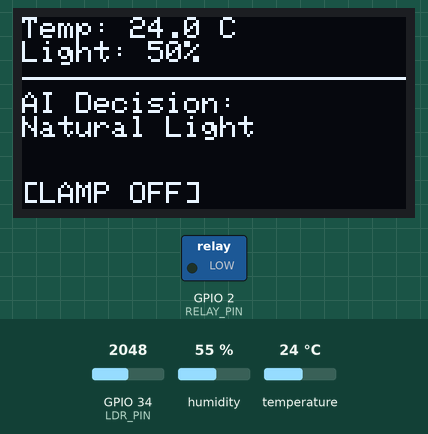
Recording of a program running on a simulated ESP32. On the bench: 128×64 one-colour display, switched loads named in the program (green lamp = pin HIGH). Inputs (shaded band) come from the test bench; at power-on: GPIO 34 (LDR_PIN) = 2048, temperature 24 °C, humidity 55 %. WiFi joins after 1.5 s; servers stay silent unless stated; web services answer with replies made up by the test bench; what the program prints to the serial monitor is not drawn.

Above: at 3.7 s.
3.8 s: GPIO 34 (LDR_PIN) set to 2873
5.6 s: GPIO 34 (LDR_PIN) set to 2933
At 6.1 s:
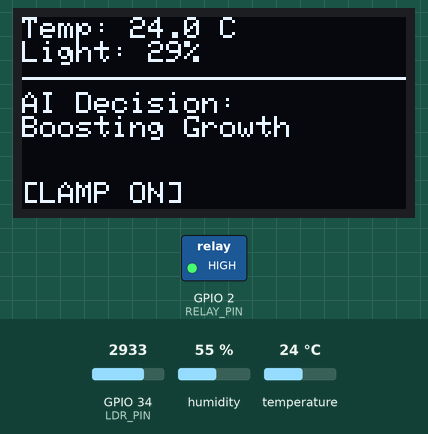
7.2 s: temperature set to 29.3 °C
At 9.7 s:
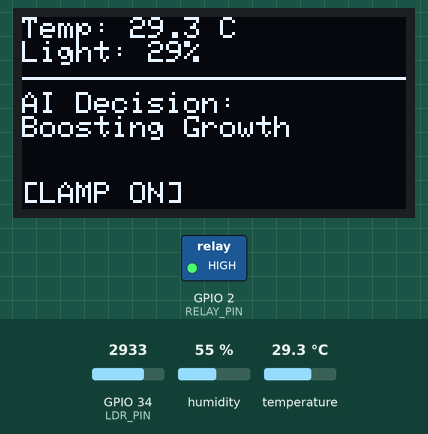
10.4 s: temperature set to 30.5 °C
At 11.6 s:
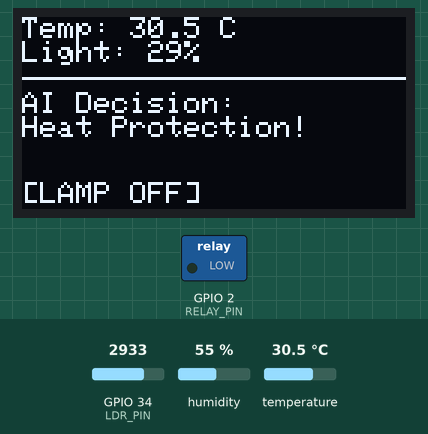
12.5 s: temperature set to 12 °C
At 13.5 s:
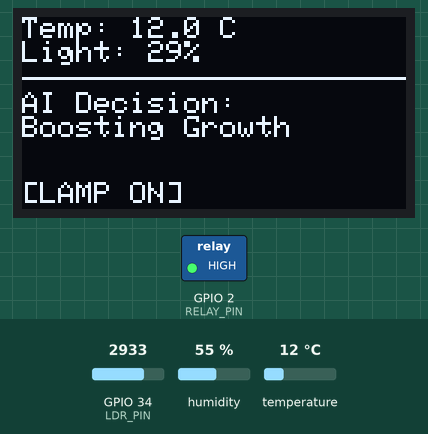
14.6 s: GPIO 34 (LDR_PIN) set to 2866
At 15.1 s:
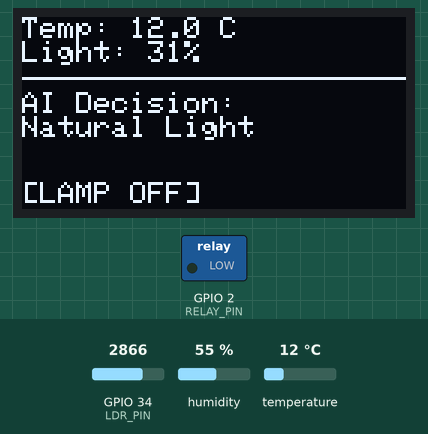
Timing chart, 0 to 17.2 s (numbered marks = the images above; inputs shaded):
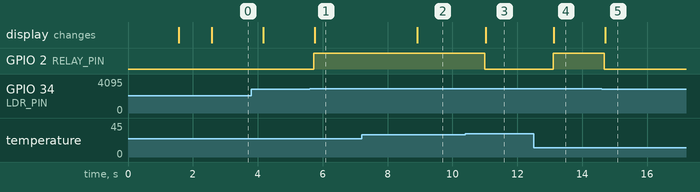

The program:

main.cpp
```cpp
#include <Arduino.h>
#include <WiFi.h>
#include <HTTPClient.h>
#include <Wire.h>
#include <Adafruit_GFX.h>
#include <Adafruit_SSD1306.h>
#include <DHT.h>

const char* apiKey = "OQA4QZKCQ92DUUJU";
const char* server = "http://api.thingspeak.com";
const char* ssid = "Wokwi-GUEST";
const char* password = "";

#define SCREEN_WIDTH 128
#define SCREEN_HEIGHT 64
Adafruit_SSD1306 display(SCREEN_WIDTH, SCREEN_HEIGHT, &Wire, -1);

#define DHTPIN 15
#define DHTTYPE DHT22
DHT dht(DHTPIN, DHTTYPE);

#define LDR_PIN 34
#define RELAY_PIN 2

float temp = 0;
int lightLevel = 0;
int optimizationMode = 0;
String aiStatus = "Init...";

void setup_wifi() {
  Serial.print("WiFi");
  WiFi.begin(ssid, password);
  while (WiFi.status() != WL_CONNECTED) {
    delay(500); Serial.print(".");
  }
  Serial.println(" OK");
}

void setup() {
  Serial.begin(115200);
  setup_wifi();

  dht.begin();
  pinMode(RELAY_PIN, OUTPUT);

  if(!display.begin(SSD1306_SWITCHCAPVCC, 0x3C)) {
    Serial.println(F("SSD1306 failed"));
    for(;;);
  }
  display.clearDisplay();
  display.setTextColor(SSD1306_WHITE);
  display.println("Agro-Optima AI v1.0");
  display.display();
  delay(1000);
}

void loop() {
  float t = dht.readTemperature();
  if (!isnan(t)) temp = t;

  int rawLdr = analogRead(LDR_PIN);
  lightLevel = map(rawLdr, 0, 4095, 100, 0);


  if (lightLevel < 30) {
    if (temp < 30.0) {
      digitalWrite(RELAY_PIN, HIGH);
      optimizationMode = 2;
      aiStatus = "Boosting Growth";
    } else {
      digitalWrite(RELAY_PIN, LOW);
      optimizationMode = 1;
      aiStatus = "Heat Protection!";
    }
  } else {
    digitalWrite(RELAY_PIN, LOW);
    optimizationMode = 0;
    aiStatus = "Natural Light";
  }

  display.clearDisplay();
  display.setCursor(0,0);
  display.printf("Temp: %.1f C\n", temp);
  display.printf("Light: %d%%\n", lightLevel);

  display.drawLine(0, 20, 128, 20, SSD1306_WHITE);

  display.setCursor(0, 25);
  display.println("AI Decision:");
  display.println(aiStatus);

  display.setCursor(0, 55);
  if (digitalRead(RELAY_PIN)) display.print("[LAMP ON]");
  else display.print("[LAMP OFF]");

  display.display();

  static unsigned long lastSend = 0;
  if (millis() - lastSend > 15000) {
    lastSend = millis();
    if(WiFi.status() == WL_CONNECTED){
       HTTPClient http;
       String url = String(server) + "/update?api_key=" + String(apiKey) +
                    "&field1=" + String(lightLevel) +
                    "&field2=" + String(optimizationMode);
       http.begin(url);
       http.GET();
       http.end();
       Serial.println("Data sent to Cloud");
    }
  }

  delay(500);
}
```

Measured:
- the behaviour switches between 2907 and 2908 on GPIO 34 (LDR_PIN) (found by bisection; images 0 and 1)
- the behaviour switches between 29.9 and 30 °C on temperature (found by bisection; images 2 and 3)
- after the input at 5.6 s, GPIO 2 (RELAY_PIN): LOW → HIGH after 0.12 s; the display: changes after 0.15 s (image 1)
- after the input at 7.2 s, the display: changes after 1.7 s (image 2)
- after the input at 10.4 s, GPIO 2 (RELAY_PIN): HIGH → LOW after 0.60 s; the display: changes after 0.62 s (image 3)
- after the input at 12.5 s, GPIO 2 (RELAY_PIN): LOW → HIGH after 0.61 s; the display: changes after 0.63 s (image 4)
- after the input at 14.6 s, GPIO 2 (RELAY_PIN): HIGH → LOW after 0.08 s; the display: changes after 0.11 s (image 5)
